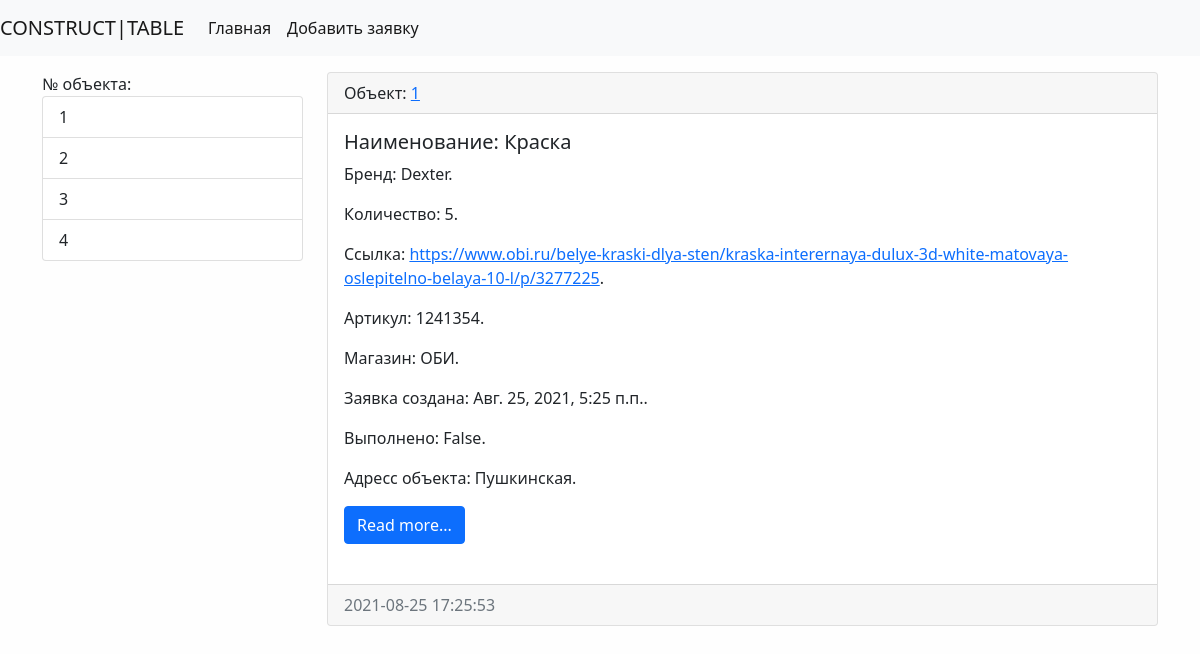
Page /area/1/ on the committed database.
### application/models.py (models this page shows, shortened)
class ConstructionSite(models.Model):
    address = models.CharField(max_length=150, verbose_name='Адрес', db_index=True, blank=True)
    numb = models.IntegerField(validators=[MinValueValidator(1)], verbose_name='Номер объекта')
    def __str__(self):
        return self.address
    class Meta:
        verbose_name = 'Объект'
        verbose_name_plural = 'Объекты'
        ordering = ['numb']
    def get_absolute_url(self):
        return reverse('area', kwargs={"area_id": self.pk})

class Application(models.Model):
    name = models.CharField(max_length=150, verbose_name='Наименование')
    brand = models.TextField(blank=True, verbose_name='Бренд')  # Необязательно к заполнению blank=True
    quantity = models.IntegerField(validators=[MinValueValidator(1)], verbose_name='Количество')
    link = models.URLField(max_length=500, blank=True, verbose_name='Ссылка')  # Подразумевает установку Field.db_index в True.
    item = models.IntegerField(validators=[MinValueValidator(1)], blank=True, verbose_name='Артикул')
    shop = models.TextField(blank=True, verbose_name='Магазин')
    created_at = models.DateTimeField(auto_now_add=True, verbose_name='Создано')  # Обозначение когда создан объект
    updated_at = models.DateTimeField(auto_now=True, verbose_name='Обновлено')  # Показывает когда был отредактирован объект
    is_executed = models.BooleanField(default=False, verbose_name='Выполнено')  # По умолчанию позиция в заявке не выполнена
    area = models.ForeignKey('ConstructionSite', on_delete=models.PROTECT, verbose_name='Объект')
    photo = models.ForeignKey('Photo', on_delete=models.PROTECT, null=True, verbose_name='Фото', blank=True)
    def get_absolute_url(self):
        return reverse('view_application', kwargs={"pk": self.pk})
    class Meta:
        verbose_name = 'Заявка'
        verbose_name_plural = 'Заявки'
        ordering = ['-created_at']

### application/views.py (the view)
# urls.py: path('area/<int:area_id>/', ApplicationByArea.as_view(), name='area'),
class ApplicationByArea(ListView):
    model = Application
    template_name = 'application/home_application_list.html'
    context_object_name = 'application'
    def get_context_data(self, *, object_list=None, **kwargs):
        context = super().get_context_data(**kwargs)
        context['name'] = ConstructionSite.objects.get(pk=self.kwargs['area_id'])
        return context
    def get_queryset(self):
        return Application.objects.filter(area_id=self.kwargs['area_id'], is_executed=False)

### application/templatetags/application_tags.py (called while the page is built)
@register.inclusion_tag('application/list_areas.html')
def show_areas(arg1='Hello', arg2='world'):
    categories = ConstructionSite.objects.all()
    return {"categories": categories, "arg1": arg1, "arg2": arg2}

### application/templates/application/application_list.html (shortened to what this page needs)
{% extends 'base.html' %}
{% block sidebar %}
{% include 'inc/_sidebar.html' %}
{% endblock %}
{% block content %}
{% if object_list %}
{% for item_mat in object_list %}
<div class="card mb-3">
    <div class="card-header">
        Объект: <a href="{{item_mat.area.get_absolute_url }}">{{item_mat.area.numb}}</a>
    </div>
    <div class="card-body">
        <div class="media">
            <div class="media-body">
                <h5 class="card-title">Наименование: {{item_mat.name}}</h5>
                <p class="card-text">Бренд: {{item_mat.brand}}.</p>
                <p class="card-text">Количество: {{item_mat.quantity}}.</p>
                <p class="card-text">Ссылка: {{item_mat.link|urlize}}.</p>
                <p class="card-text">Артикул: {{item_mat.item}}.</p>
                <p class="card-text">Магазин: {{item_mat.shop}}.</p>
                <p class="card-text">Заявка создана: {{item_mat.created_at}}.</p>
                <p class="card-text">Выполнено: {{item_mat.is_executed}}.</p>
                <p class="card-text">Адресс объекта: {{item_mat.area.address}}.</p>
                <a href="{{item_mat.get_absolute_url}}" class="btn btn-primary">Read more...</a>
            </div>
        </div>
    </div>
    <div class="card-footer text-muted">
        {{item_mat.created_at|date:"Y-m-d H:i:s"}}
    </div>
</div>
{% endfor %}
{% else %}
Список заявок пуст...
{% endif %}
{% endblock %}

### application/templates/application/list_areas.html
<div class="list-group">
    № объекта:
    {% for item in categories %}
    <a href="{{ item.get_absolute_url }}" class="list-group-item list-group-item-action">{{item.numb}}</a>
    {% endfor %}
</div>

### ConstrTable/static/css/style.css (style rules this page uses)
body { background-color: #fefefe; }

### rows in the picture
ConstructionSite: numb "1"
ConstructionSite: numb "2"
ConstructionSite: numb "3"
ConstructionSite: numb "4"
Application: area.numb "1", name "Краска", brand "Dexter", quantity "5", link "https://www.obi.ru/belye-kraski-dlya-sten/kraska-interernaya-dulux-3d-white-matovaya-oslepitelno-belaya-10-l/p/3277225", item "1241354", shop "ОБИ", created_at "Авг. 25, 2021, 5:25 п.п.", is_executed "False", area.address "Пушкинская", created_at "2021-08-25 17:25:53"
